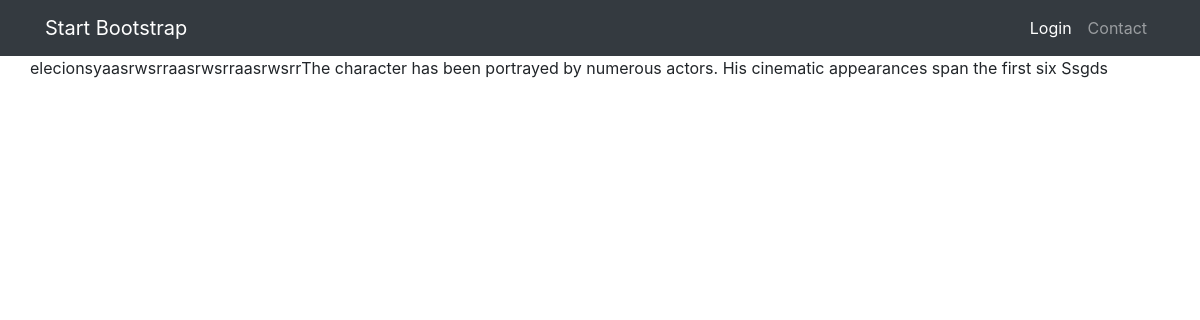
The page /posts/category/1/ on the database its author committed.
### posts/models.py (models this page shows, shortened)
class Posts(models.Model):
	title = models.CharField(max_length=100)
	text = models.TextField()
	timestamp = models.DateTimeField(auto_now_add=True)
	author = models.ForeignKey(Author, on_delete=models.CASCADE)
	categories = models.ManyToManyField(Category)
	class Meta:
		verbose_name_plural="Posts"

### posts/views.py (the view)
# urls.py: path('posts/category/<int:pk>/', CategoryDetailView.as_view(), name='category-detail'),
class CategoryDetailView(DetailView):
	model = Category
	template_name = 'category_detail.html'
	def get_context_data(self, **kwargs):
		cat = self.get_object()
		posts = Posts.objects.filter(categories=cat)
		kwargs['posts'] = posts
		return super().get_context_data(**kwargs)

### templates/category_detail.html
{% extends "base.html" %}
{% block content %}
{% for post in posts %}
<p>{{post.title}}</p></br>
{% endfor%}
{% endblock %}

### staticfiles/css/blog-post.css (style rules this page uses)
body { padding-top: 56px; }

### rows shown on the page
Posts: title "elecion"
Posts: title "sy"
Posts: title "aasrwsrr"
Posts: title "aasrwsrr"
Posts: title "aasrwsrr"
Posts: title "The character has been portrayed by numerous actors. His cinematic appearances span the first six S"
Posts: title "sgds"
